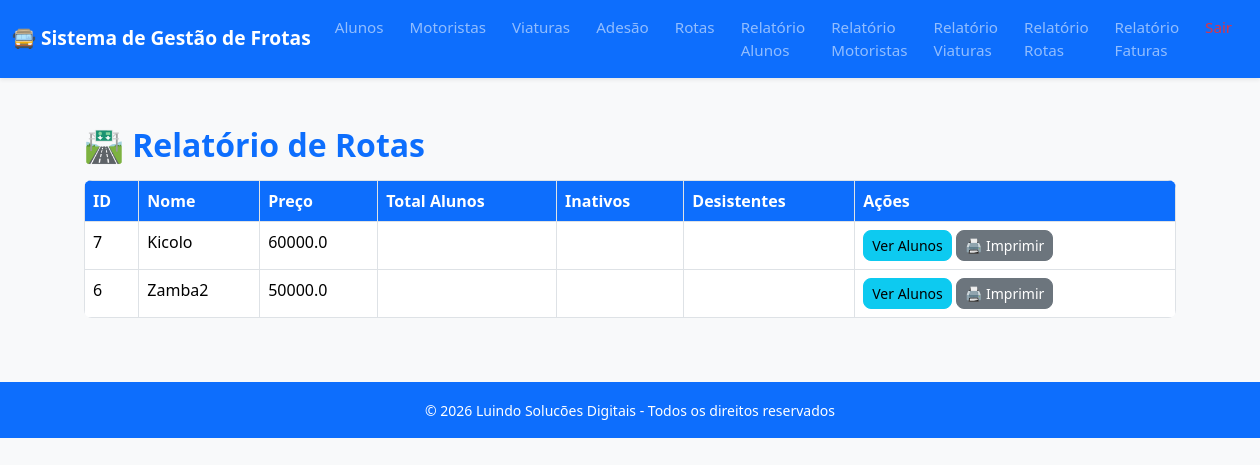
Page /relatorio/rotas (signed in) on the committed database.
### tables this page shows
CREATE TABLE rotas (
        id_rota INTEGER PRIMARY KEY AUTOINCREMENT,
        nome TEXT NOT NULL,
        preco REAL
    );

### app.py (the view)
@app.route("/relatorio/rotas")
def relatorio_rotas():
    if not verificar_permissao(["Administrador", "Operador"]):
        return redirect(url_for("login"))
    rotas = db.listar_rotas()
    return render_template("relatorio_rotas.html", dados=rotas)

### app.py (called while the page is built)
def verificar_permissao(perfis_permitidos):
    if "usuario" not in session or session.get("perfil") not in perfis_permitidos:
        return False
    return True

### utils/db.py (called while the page is built)
def get_connection():
    conn = sqlite3.connect("frota.db")
    conn.row_factory = sqlite3.Row
    return conn

def listar_rotas():
    conn = get_connection()
    cursor = conn.cursor()
    cursor.execute("""
        SELECT id_rota, nome, preco
        FROM rotas
        ORDER BY nome ASC
    """)
    rotas = cursor.fetchall()
    conn.close()
    return rotas

### templates/relatorio_rotas.html (shortened to what this page needs)
{% extends "base.html" %}
{% block content %}
<div class="container mt-4">
  <h2 class="fw-bold text-primary">🛣️ Relatório de Rotas</h2>
  <table class="table table-bordered mt-3">
    <thead>
      <tr>
        <th>ID</th>
        <th>Nome</th>
        <th>Preço</th>
        <th>Total Alunos</th>
        <th>Inativos</th>
        <th>Desistentes</th>
        <th>Ações</th>
      </tr>
    </thead>
    <tbody>
      {% for rota in dados %}
      <tr>
        <td>{{ rota['id_rota'] }}</td>
        <td>{{ rota['nome'] }}</td>
        <td>{{ rota['preco'] }}</td>
        <td>{{ rota['total_alunos'] }}</td>
        <td>{{ rota['inativos'] }}</td>
        <td>{{ rota['desistentes'] }}</td>
        <td>
          <a href="/alunos/rota/{{ rota['id_rota'] }}" class="btn btn-sm btn-info">Ver Alunos</a>
          <button onclick="window.print()" class="btn btn-sm btn-secondary">🖨️ Imprimir</button>
        </td>
      </tr>
      {% endfor %}
    </tbody>
  </table>
</div>
{% endblock %}

### static/css/style.css (style rules this page uses)
body { font-family: 'Segoe UI', Roboto, Helvetica, Arial, sans-serif; background-color: #f8f9fa; color: #333; margin: 0; padding: 0; }
a { text-decoration: none; color: #0d6efd; }
.btn { border-radius: 8px; font-weight: 500; transition: all 0.3s ease; }
.table { border-radius: 8px; overflow: hidden; }
.table th { background-color: #0d6efd; color: #fff; font-weight: 600; }

### rows in the picture
rotas: id_rota "7", nome "Kicolo", preco "60000.0"
rotas: id_rota "6", nome "Zamba2", preco "50000.0"
